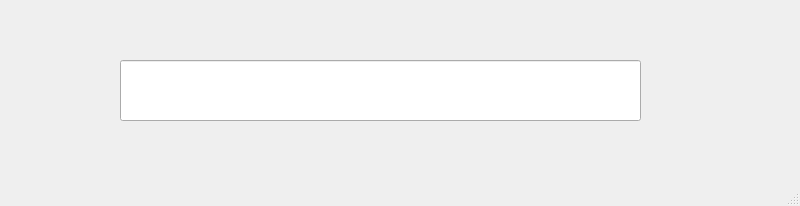
<?xml version="1.0" encoding="UTF-8"?>
<ui version="4.0">
 <class>MainWindow</class>
 <widget class="QMainWindow" name="MainWindow">
  <property name="geometry">
   <rect>
    <x>0</x>
    <y>0</y>
    <width>800</width>
    <height>206</height>
   </rect>
  </property>
  <property name="windowTitle">
   <string>MainWindow</string>
  </property>
  <widget class="QWidget" name="centralwidget">
   <widget class="QLineEdit" name="lineEdit">
    <property name="geometry">
     <rect>
      <x>120</x>
      <y>60</y>
      <width>521</width>
      <height>61</height>
     </rect>
    </property>
   </widget>
  </widget>
  <widget class="QMenuBar" name="menubar">
   <property name="geometry">
    <rect>
     <x>0</x>
     <y>0</y>
     <width>800</width>
     <height>26</height>
    </rect>
   </property>
  </widget>
  <widget class="QStatusBar" name="statusbar"/>
 </widget>
 <resources/>
 <connections/>
</ui>
